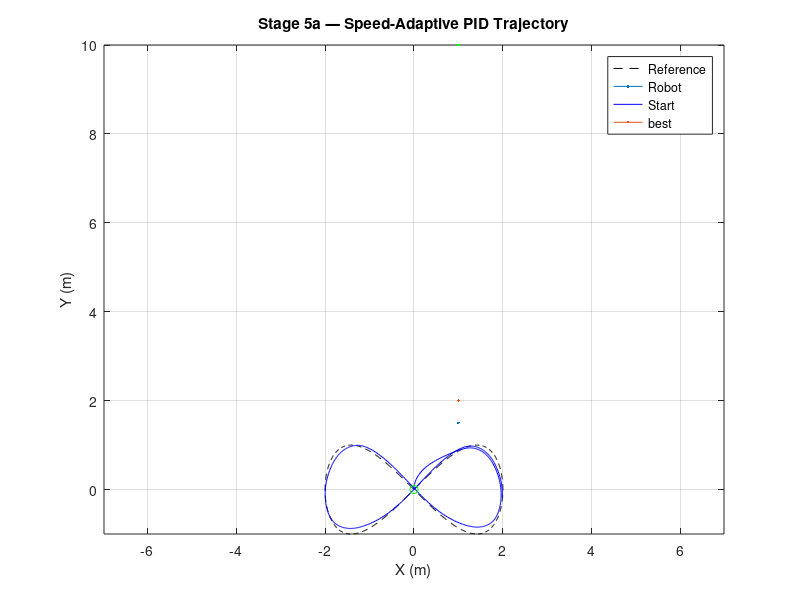
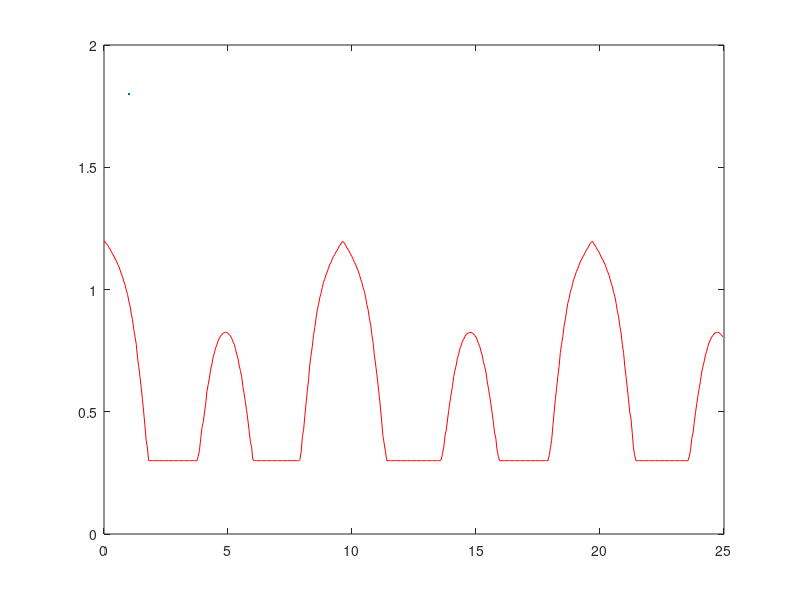

The MATLAB script that drew these images, in order: (Note: this script raises an error after producing the figures.)
%% Stage 5a: Speed-Adaptive PID (Curvature-Based Speed Control)
% Forward speed is modulated by local path curvature: high on straights,
% low on tight bends. This reduces heading error at curves without
% changing PID gains.
clc; clear; close all;

L      = 0.3;    % wheel baseline (m)
dt     = 0.05;   % time step (s)
T      = 25;     % total time (s)
N      = T / dt;
n_path = 800;

v_max     = 1.2;   % max speed on straights (m/s)
v_min     = 0.3;   % min speed at sharpest curves (m/s)
kappa_max = 1.2;   % curvature normalisation cap (1/m)

% PID gains (same as Stage 3)
Kp = 3.0;  Ki = 0.3;  Kd = 0.08;  i_max = 1.0;

t_path = linspace(0, 2*pi, n_path);
path_x = 2.0 * sin(t_path);
path_y = 1.0 * sin(2 * t_path);
path   = [path_x; path_y];

% Pre-compute curvature at each path point
dx  = gradient(path_x);
dy  = gradient(path_y);
ddx = gradient(dx);
ddy = gradient(dy);
kappa = abs(dx .* ddy - dy .* ddx) ./ (dx.^2 + dy.^2).^1.5;
kappa = min(kappa, kappa_max);

pose     = [0; 0; pi/2];
e_prev   = 0;  e_int = 0;
path_idx = 1;

hist_pose  = zeros(3, N);
hist_error = zeros(1, N);
hist_speed = zeros(1, N);
hist_kappa = zeros(1, N);

for k = 1:N
    hist_pose(:, k) = pose;
    x = pose(1);  y = pose(2);  theta = pose(3);

    best_dist = inf;  best_idx = path_idx;
    for j = 0:60
        idx_j = mod(path_idx + j - 1, n_path) + 1;
        d = sqrt((path(1,idx_j)-x)^2 + (path(2,idx_j)-y)^2);
        if d < best_dist;  best_dist = d;  best_idx = idx_j;  end
    end
    path_idx = best_idx;

    look_idx = path_idx;
    for j = 0:n_path-1
        idx_j = mod(path_idx + j - 1, n_path) + 1;
        if sqrt((path(1,idx_j)-x)^2 + (path(2,idx_j)-y)^2) >= 0.5
            look_idx = idx_j;  break;
        end
    end

    % Curvature-based speed scheduling
    k_cur  = kappa(path_idx);
    v_base = v_max - (v_max - v_min) * (k_cur / kappa_max);
    v_base = max(v_min, min(v_max, v_base));

    hist_speed(k) = v_base;
    hist_kappa(k) = k_cur;

    dx_     = path(1, look_idx) - x;
    dy_     = path(2, look_idx) - y;
    e_theta = atan2(sin(atan2(dy_, dx_) - theta), cos(atan2(dy_, dx_) - theta));

    e_int   = max(-i_max, min(i_max, e_int + e_theta * dt));
    e_dot   = (e_theta - e_prev) / dt;
    omega   = Kp*e_theta + Ki*e_int + Kd*e_dot;
    e_prev  = e_theta;
    hist_error(k) = e_theta;

    vR = v_base + (omega * L / 2);
    vL = v_base - (omega * L / 2);

    v       = (vR + vL) / 2;
    pose(1) = x + dt * v * cos(theta);
    pose(2) = y + dt * v * sin(theta);
    pose(3) = theta + dt * (vR - vL) / L;
end

t_vec = (0:N-1) * dt;

figure;
plot(path_x, path_y, 'k--', LineWidth=1.5); hold on;
plot(hist_pose(1,:), hist_pose(2,:), 'b-', LineWidth=2);
plot(hist_pose(1,1), hist_pose(2,1), 'go', MarkerSize=10, MarkerFaceColor='g');
axis equal; grid on;
xlabel('X (m)'); ylabel('Y (m)');
title('Stage 5a — Speed-Adaptive PID Trajectory');
legend('Reference','Robot','Start', Location='best');

figure;
plot(t_vec, hist_speed, 'r-', LineWidth=1.8); hold on;
yline(v_max, 'k--', 'v_{max}', LineWidth=1, LabelHorizontalAlignment='left');
yline(v_min, 'k:',  'v_{min}', LineWidth=1, LabelHorizontalAlignment='left');
xlabel('Time (s)'); ylabel('v_{base} (m/s)');
title('Stage 5a — Commanded Speed (dips at curves, peaks on straights)');
ylim([0 1.4]); grid on;

figure;
yyaxis left
plot(t_vec, hist_speed, 'r-', LineWidth=1.5);
ylabel('Speed (m/s)'); ylim([0 1.4]);
yyaxis right
plot(t_vec, rad2deg(hist_error), 'b-', LineWidth=1.2);
ylabel('Heading Error (deg)'); ylim([-40 40]);
yline(0, 'k--');
xlabel('Time (s)');
title('Stage 5a — Speed vs Heading Error (speed drops tame the error)');
legend('Speed','Heading error', Location='best');
grid on;
